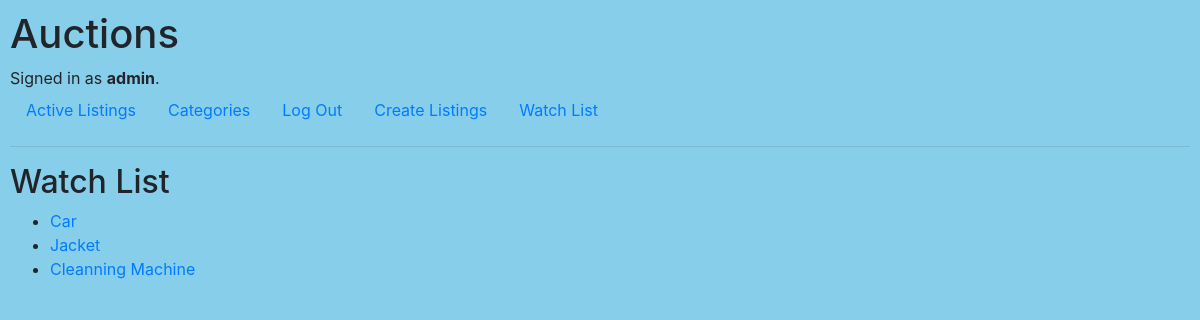
/watch_list (signed in), run on the app's committed database.
### auctions/models.py (models this page shows, shortened)
class User(AbstractUser):
    pass

class Watchlist(models.Model):
    user_id = models.ForeignKey(User, on_delete=models.CASCADE)
    product_id = models.ForeignKey(Product, on_delete=models.CASCADE,related_name='product_name')

class Product(models.Model):
    categories = (('Fashions', 'Fashions'),
                ('Electronics', 'Electronics'),
                ('Toys', 'Toys'),
                ('Home', 'Home'),
                )
    title = models.CharField(max_length=64)
    description = models.TextField()
    category = models.CharField(max_length=200, choices=categories)
    price = models.IntegerField()
    image_link = models.CharField(max_length=200, null=True, blank=True, default=None)
    selled_by = models.ForeignKey(User, on_delete=models.CASCADE, related_name='seller')
    created_at = models.DateTimeField(auto_now_add=True)
    is_closed = models.BooleanField(default=False)
    def __str__(self):
        return f"{self.title}"

### auctions/views.py (the view)
# urls.py: path("watch_list",views.watch_list,name='watch_list'),
def watch_list(request):
    user_id = int(request.user.id)
    watch_list = Watchlist.objects.filter(user_id=user_id)
    return render(request,'auctions/watch_list.html',{
        'watch_list' : watch_list,
    })

### auctions/templates/auctions/watch_list.html
{% extends "auctions/layout.html" %}
{% block body %}
    <h2>Watch List</h2>
      <ul>
        {% for product in watch_list %}
          {% if not product.product_name.is_closed %}
              <li><a href="{% url 'detail' product.product_id %}">{{product.product_id}}</a> </li>
          {% endif %}
        {% endfor %}
      </ul>
{% endblock %}

### auctions/templates/auctions/layout.html (shortened to what this page needs)
{% load static %}
<!DOCTYPE html>
<html lang="en">
    <head>
        <link rel="stylesheet" href="https://stackpath.bootstrapcdn.com/bootstrap/4.4.1/css/bootstrap.min.css">
        <link href="{% static 'auctions/styles.css' %}" rel="stylesheet">
    </head>
    <body>
        <h1>Auctions</h1>
        <div>
            {% if user.is_authenticated %}
                Signed in as <strong>{{ user.username }}</strong>.
            {% else %}
                Not signed in.
            {% endif %}
        </div>
        <ul class="nav">
            <li class="nav-item">
                <a class="nav-link" href="{% url 'index' %}">Active Listings</a>
            </li>
            <li class="nav-item">
                <a class="nav-link" href="{% url 'categories' %}">Categories</a>
            </li>
            {% if user.is_authenticated %}
                <li class="nav-item">
                    <a class="nav-link" href="{% url 'logout' %}">Log Out</a>
                </li>
                <li class="nav-item">
                    <a class="nav-link" href="{% url 'create' %}">Create Listings</a>
                </li>
                <li class="nav-item">
                    <a class="nav-link" href="{% url 'watch_list' %}">Watch List</a>
                </li>
            {% endif %}
        </ul>
        <hr>
        {% block body %}
        {% endblock %}
    </body>
</html>

### auctions/static/auctions/styles.css (style rules this page uses)
body { padding: 10px; background-color : skyblue; }

### data on the page
User: username "admin"
Watchlist: product_id "Car"
Watchlist: product_id "Jacket"
Watchlist: product_id "Cleanning Machine"
